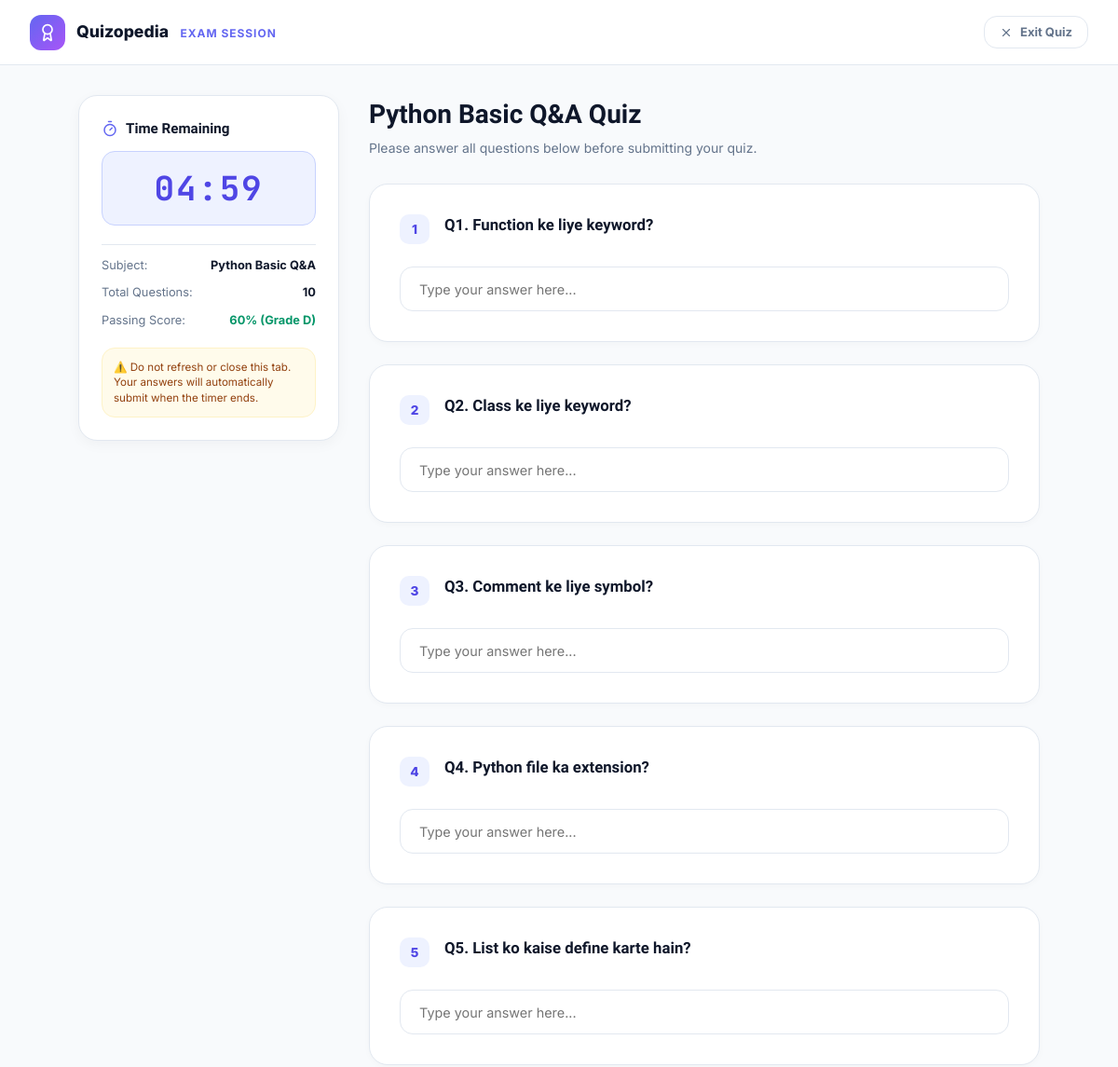
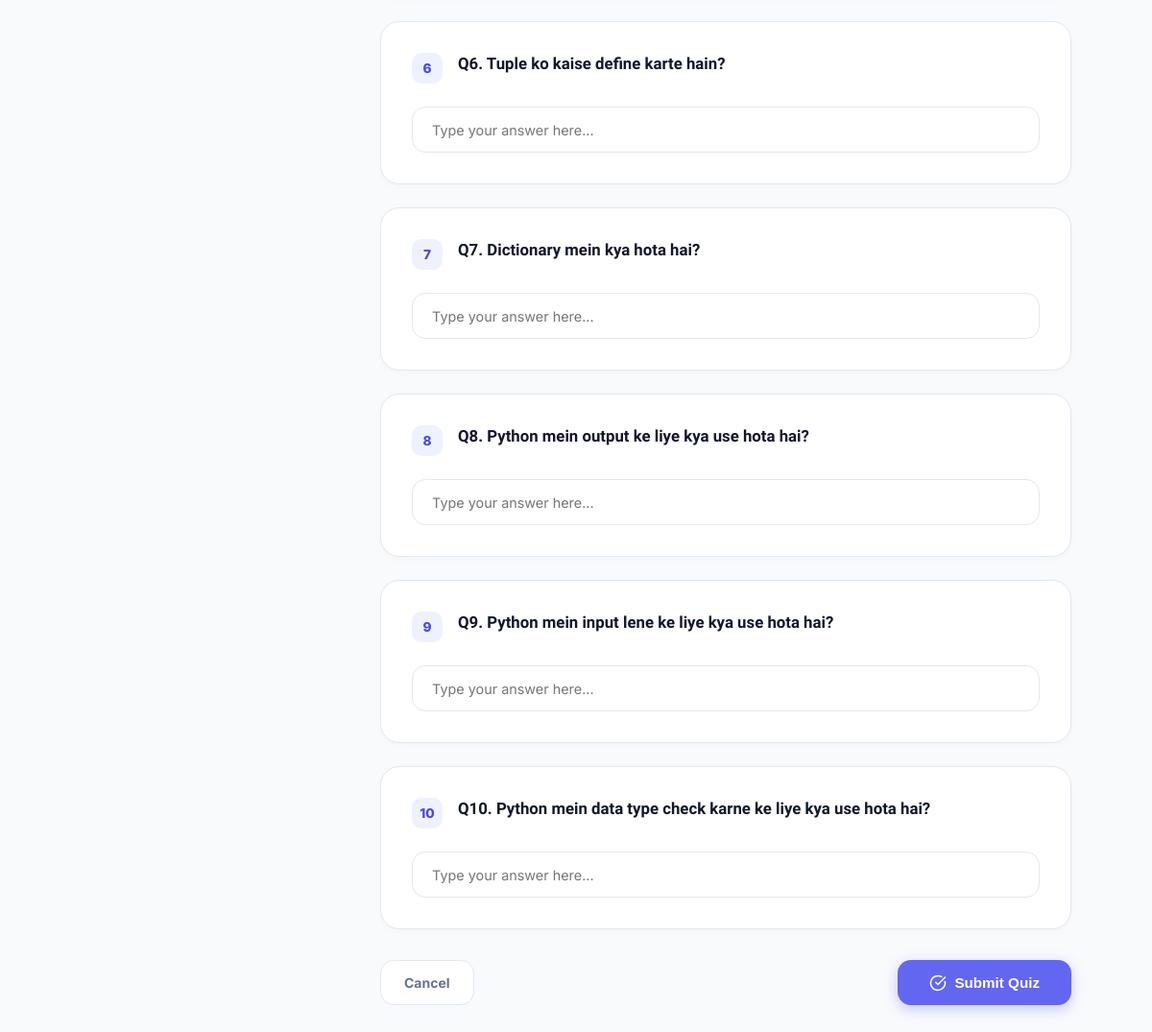
Page /quiz/11/ (signed in) on the committed database (2 pictures, top to bottom).
### user/models.py (models this page shows, shortened)
class Subject(models.Model):
    id = models.BigAutoField(primary_key=True)
    name = models.CharField(max_length=150, unique=True, verbose_name="Subject Name")
    description = models.TextField(blank=True, verbose_name="Description")
    created_at = models.DateTimeField(auto_now_add=True, verbose_name="Created At")
    updated_at = models.DateTimeField(auto_now=True, verbose_name="Updated At")
    class Meta:
        ordering = ['name']
        verbose_name = 'Subject'
        verbose_name_plural = 'Subjects'
        constraints = [
            models.UniqueConstraint(
                Lower('name'),
                name='unique_subject_name_case_insensitive'
            )
        ]

class Question(models.Model):
    QUESTION_TYPE_CHOICES = [
        ('qna', 'Question & Answer'),
        ('mcq', '4 Option MCQ'),
    ]
    subject = models.ForeignKey(Subject, on_delete=models.CASCADE, related_name='questions')
    question_type = models.CharField(max_length=3, choices=QUESTION_TYPE_CHOICES, default='qna')
    question_text = models.TextField()
    option_a = models.CharField(max_length=255, default="")
    option_b = models.CharField(max_length=255, default="")
    option_c = models.CharField(max_length=255, default="")
    option_d = models.CharField(max_length=255, default="")
    correct_option = models.CharField(
        max_length=1,
        choices=[('A', 'Option A'), ('B', 'Option B'), ('C', 'Option C'), ('D', 'Option D')],
        default='A'
    )
    @property
    def is_mcq(self):
        return self.question_type == 'mcq'

### user/views.py (the view, shortened to what this page needs)
# urls.py: path('quiz/<int:subject_id>/', views.quiz_attempt, name='quiz_attempt'),
@student_required
def quiz_attempt(request, subject_id):
    student = get_object_or_404(Student, user=request.user)
    subject = get_object_or_404(Subject, id=subject_id)
    questions = Question.objects.filter(subject=subject).order_by('id')
    return render(request, 'quiz_attempt.html', {
        'student': student,
        'subject': subject,
        'questions': questions,
        'total_questions': questions.count(),
    })

### adminpanel/context_processors.py (called while the page is built, shortened)
def pending_approvals_count(request):
    return {
        'pending_approvals_count': 0,
        'sidebar_mcq_count': 0,
        'sidebar_qna_count': 0,
        'new_contacts_count': 0,
    }

### user/templates/quiz_attempt.html (shortened to what this page needs)
{% load static %}
<!DOCTYPE html>
<html lang="en">
<head>
</head>
<body>
  <header class="exam-nav">
    <div class="exam-brand">
      <div class="exam-brand-badge">
        <i data-lucide="award" style="width:20px;height:20px;"></i>
      </div>
      <div>
        <span style="font-weight: 800; font-size: 1.1rem; color: var(--text-main);">Quizopedia</span>
        <span style="font-size: 0.75rem; color: var(--primary); font-weight: 700; text-transform: uppercase; margin-left: 0.5rem; letter-spacing: 0.08em;">Exam Session</span>
      </div>
    </div>
    <a href="{% url 'dashboard' %}" class="btn btn-outline" style="padding: 0.45rem 1rem; font-size: 0.8125rem;">
      <i data-lucide="x" style="width: 14px; height: 14px;"></i>
      <span>Exit Quiz</span>
    </a>
  </header>
  <div class="exam-container">
    <aside class="timer-card">
      <div style="display: flex; align-items: center; gap: 0.5rem; margin-bottom: 0.5rem;">
        <i data-lucide="timer" style="width: 18px; height: 18px; color: var(--primary);"></i>
        <h2 style="font-size: 0.95rem; font-weight: 700;">Time Remaining</h2>
      </div>
      <div class="timer-display" id="timerDisplay">05:00</div>
      <div style="display: flex; flex-direction: column; gap: 0.65rem; font-size: 0.8rem; color: var(--text-muted); padding-top: 0.75rem; border-top: 1px solid var(--border);">
        <div style="display: flex; justify-content: space-between;">
          <span>Subject:</span>
          <strong style="color: var(--text-main);">{{ subject.name }}</strong>
        </div>
        <div style="display: flex; justify-content: space-between;">
          <span>Total Questions:</span>
          <strong style="color: var(--text-main);">{{ total_questions }}</strong>
        </div>
        <div style="display: flex; justify-content: space-between;">
          <span>Passing Score:</span>
          <strong style="color: #059669;">60% (Grade D)</strong>
        </div>
      </div>
      <div style="margin-top: 1.25rem; padding: 0.75rem; border-radius: var(--radius-md); background: #fffbeb; border: 1px solid #fef3c7; font-size: 0.725rem; color: #92400e; line-height: 1.4;">
        ⚠️ Do not refresh or close this tab. Your answers will automatically submit when the timer ends.
      </div>
    </aside>
    <main>
      <div style="margin-bottom: 1.75rem;">
        <h1 style="font-size: 1.75rem; font-weight: 800; color: var(--text-main); margin-bottom: 0.25rem;">
          {{ subject.name }} Quiz
        </h1>
        <p style="font-size: 0.875rem; color: var(--text-muted);">
          {{ subject.description|default:"Please answer all questions below before submitting your quiz." }}
        </p>
      </div>
      <form method="POST" id="quizForm">
        {% for question in questions %}
        <div class="question-card">
          <div class="question-header">
            <div class="q-number-badge">{{ forloop.counter }}</div>
            <div style="flex: 1;">
              <h3 style="font-size: 1.05rem; font-weight: 700; color: var(--text-main); line-height: 1.4;">
                {{ question.question_text }}
              </h3>
            </div>
          </div>
          {% if question.is_mcq %}
          <div class="mcq-group">
            <label class="mcq-option">
              <input type="radio" name="question_{{ question.id }}" value="A">
              <span class="mcq-letter">A</span>
              <span class="mcq-text">{{ question.option_a }}</span>
            </label>
            <label class="mcq-option">
              <input type="radio" name="question_{{ question.id }}" value="B">
              <span class="mcq-letter">B</span>
              <span class="mcq-text">{{ question.option_b }}</span>
            </label>
            <label class="mcq-option">
              <input type="radio" name="question_{{ question.id }}" value="C">
              <span class="mcq-letter">C</span>
              <span class="mcq-text">{{ question.option_c }}</span>
            </label>
            <label class="mcq-option">
              <input type="radio" name="question_{{ question.id }}" value="D">
              <span class="mcq-letter">D</span>
              <span class="mcq-text">{{ question.option_d }}</span>
            </label>
          </div>
          {% else %}
          <div>
            <input
              type="text"
              name="question_{{ question.id }}"
              id="q_{{ question.id }}"
              placeholder="Type your answer here..."
              autocomplete="off"
              class="qna-input"
            >
          </div>
          {% endif %}
        </div>
        {% endfor %}
        <div style="display: flex; align-items: center; justify-content: space-between; margin-top: 2rem;">
          <a href="{% url 'dashboard' %}" class="btn btn-outline">
            Cancel
          </a>
          <button type="submit" class="btn btn-primary" id="submitQuizBtn" style="padding: 0.85rem 2rem; font-size: 0.95rem;">
            <i data-lucide="check-circle" style="width: 18px; height: 18px;"></i>
            <span>Submit Quiz</span>
          </button>
        </div>
      </form>
    </main>
  </div>
</body>
</html>

### user/templates/quiz_attempt.html (style rules this page uses)
:root { --primary: #6366f1; --primary-hover: #4f46e5; --primary-glow: rgba(99, 102, 241, 0.25); --bg-canvas: #f8fafc; --bg-card: #ffffff; --border: #e2e8f0; --border-focus: #6366f1; --text-main: #0f172a; --text-muted: #64748b; --radius-md: 14px; --radius-xl: 20px; }
*, *::before, *::after { margin: 0; padding: 0; box-sizing: border-box; }
body { font-family: 'Inter', system-ui, sans-serif; background: var(--bg-canvas); color: var(--text-main); min-height: 100vh; line-height: 1.5; -webkit-font-smoothing: antialiased; }
h1, h2, h3 { font-family: 'Plus Jakarta Sans', system-ui, sans-serif; font-weight: 700; color: var(--text-main); }
a { text-decoration: none; color: inherit; }
.exam-nav { height: 70px; background: #ffffff; border-bottom: 1px solid var(--border); position: sticky; top: 0; z-index: 50; display: flex; align-items: center; justify-content: space-between; padding: 0 2rem; }
.exam-brand { display: flex; align-items: center; gap: 0.75rem; }
.exam-brand-badge { width: 38px; height: 38px; border-radius: 12px; background: linear-gradient(135deg, #6366f1 0%, #a855f7 100%); display: flex; align-items: center; justify-content: center; color: white; }
.exam-container { max-width: 1080px; margin: 2rem auto 4rem; padding: 0 1.5rem; display: grid; grid-template-columns: 280px 1fr; gap: 2rem; align-items: start; }
.timer-card { background: #ffffff; border: 1px solid var(--border); border-radius: var(--radius-xl); padding: 1.5rem; position: sticky; top: 90px; box-shadow: 0 4px 16px -2px rgba(15, 23, 42, 0.05); }
.timer-display { font-family: 'JetBrains Mono', monospace; font-size: 2.25rem; font-weight: 700; color: #4f46e5; text-align: center; padding: 0.75rem; background: #eef2ff; border: 1px solid #c7d2fe; border-radius: var(--radius-md); margin: 0.75rem 0 1.25rem; letter-spacing: 0.05em; }
.question-card { background: #ffffff; border: 1px solid var(--border); border-radius: var(--radius-xl); padding: 2rem; margin-bottom: 1.5rem; box-shadow: 0 2px 10px -2px rgba(15, 23, 42, 0.04); transition: border-color 0.2s ease; }
.question-header { display: flex; align-items: flex-start; gap: 1rem; margin-bottom: 1.5rem; }
.q-number-badge { width: 32px; height: 32px; border-radius: 10px; background: #eef2ff; color: #4f46e5; font-weight: 800; font-size: 0.85rem; display: flex; align-items: center; justify-content: center; flex-shrink: 0; }
.qna-input { width: 100%; height: 3rem; padding: 0 1.25rem; border: 1.5px solid var(--border); border-radius: var(--radius-md); background: #ffffff; font-family: inherit; font-size: 0.9rem; color: var(--text-main); outline: none; transition: all 0.2s ease; }
.btn { display: inline-flex; align-items: center; justify-content: center; gap: 0.5rem; padding: 0.75rem 1.5rem; border-radius: var(--radius-md); font-size: 0.875rem; font-weight: 700; cursor: pointer; transition: all 0.2s ease; border: 1px solid transparent; }
.btn-primary { background: var(--primary); color: white; box-shadow: 0 4px 14px rgba(99, 102, 241, 0.35); }
.btn-outline { background: white; color: var(--text-muted); border-color: var(--border); }

### rows in the picture
Subject: name "Python Basic Q&A", description "Please answer all questions below before submitting your quiz."
Question: question_text "Q1. Function ke liye keyword?"
Question: question_text "Q2. Class ke liye keyword?"
Question: question_text "Q3. Comment ke liye symbol?"
Question: question_text "Q4. Python file ka extension?"
Question: question_text "Q5. List ko kaise define karte hain?"
Question: question_text "Q6. Tuple ko kaise define karte hain?"
Question: question_text "Q7. Dictionary mein kya hota hai?"
Question: question_text "Q8. Python mein output ke liye kya use hota hai?"
Question: question_text "Q9. Python mein input lene ke liye kya use hota hai?"
Question: question_text "Q10. Python mein data type check karne ke liye kya use hota hai?"

### other values in the picture
{{ total_questions }} "10"
